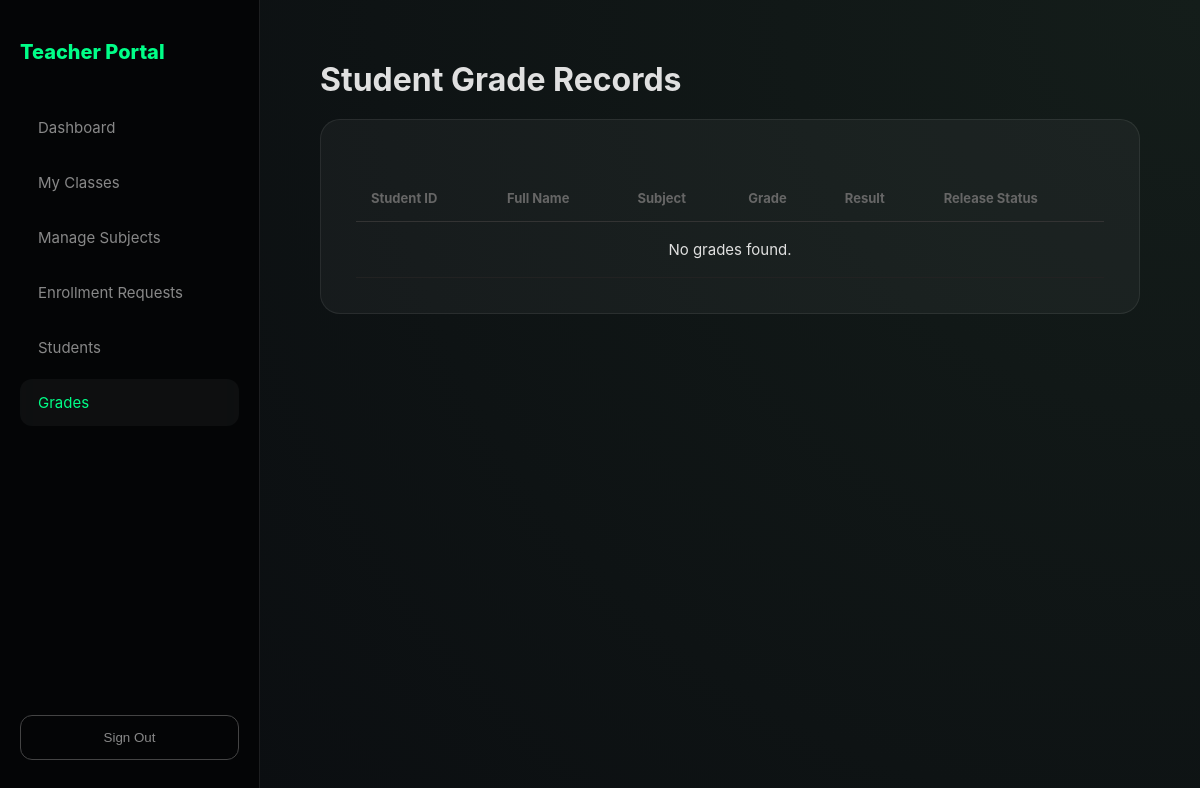
/tc/grades.php (signed in), run on an earlier commit of the app's database.
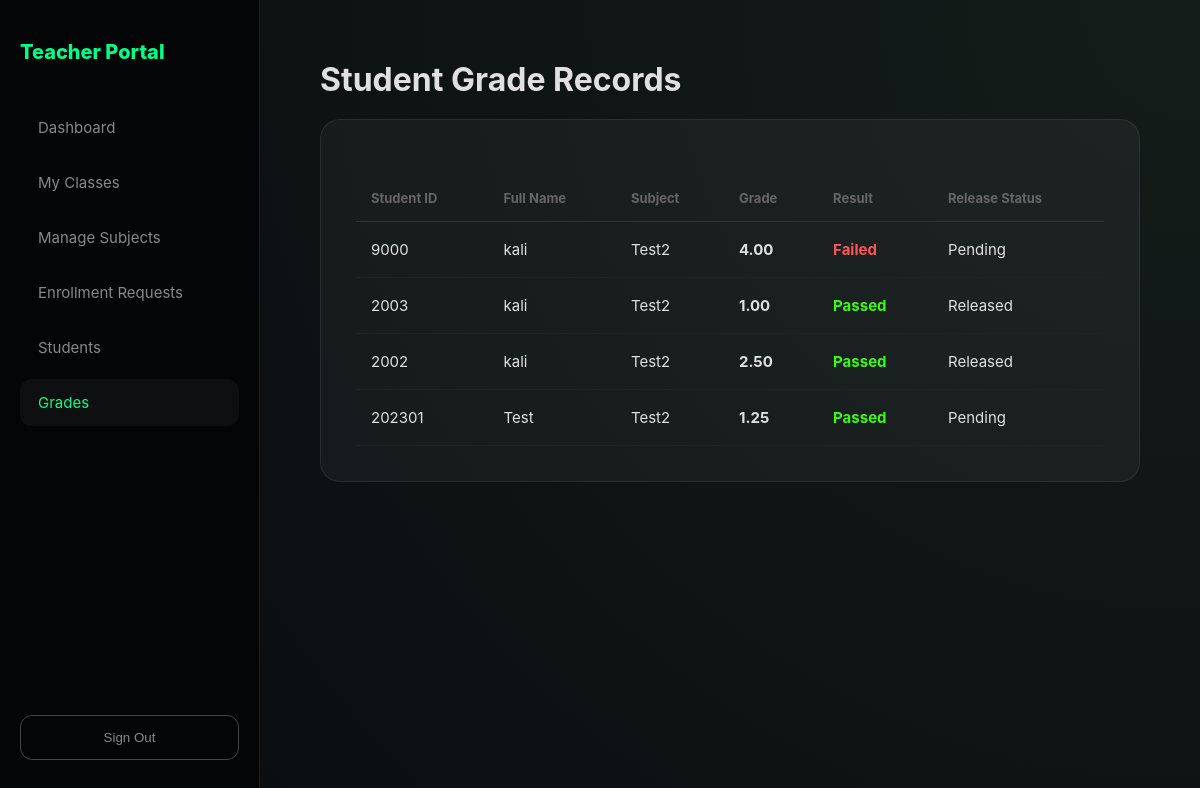
And on a later commit of the database.
### tables this page shows
CREATE TABLE `grades` (
  `id` int(11) NOT NULL,
  `student_id` varchar(50) DEFAULT NULL,
  `subject_id` int(11) DEFAULT NULL,
  `teacher_id` int(11) DEFAULT NULL,
  `grade` decimal(5,2) DEFAULT NULL,
  `status` enum('Released','Rejected','Pending') NOT NULL,
  `grade_status` enum('Passed','Failed') DEFAULT NULL,
  `created_at` timestamp NOT NULL DEFAULT current_timestamp()
);

CREATE TABLE `users` (
  `id` int(11) NOT NULL,
  `user_id` varchar(50) DEFAULT NULL,
  `email` varchar(255) NOT NULL,
  `fullname` varchar(100) DEFAULT NULL,
  `gender` varchar(255) NOT NULL,
  `role` enum('student','teacher','osas') DEFAULT NULL,
  `password` varchar(255) DEFAULT NULL,
  `status` enum('Active','Inactive') NOT NULL DEFAULT 'Active'
);

CREATE TABLE `subjects` (
  `subject_id` int(11) NOT NULL,
  `subject_code` varchar(20) NOT NULL,
  `subject_name` varchar(100) NOT NULL,
  `teacher_id` int(11) NOT NULL,
  `created_at` timestamp NOT NULL DEFAULT current_timestamp()
);

### tc/grades.php (the view, shortened to what this page needs)
<?php
include '../config/db.php';
$teacher_db_id = $_SESSION['user_id'];
$query = "
    SELECT
        u.user_id AS student_num,
        u.fullname,
        s.subject_name,
        g.grade,
        g.grade_status,
        g.status AS release_status
    FROM grades g
    JOIN users u ON g.student_id = u.user_id
    JOIN subjects s ON g.subject_id = s.subject_id
    WHERE g.teacher_id = ?
    AND g.status != 'Rejected'
    ORDER BY s.subject_name ASC, u.fullname ASC
";
$stmt = $conn->prepare($query);
$stmt->bind_param("i", $teacher_db_id);
$stmt->execute();
$result = $stmt->get_result();
?>
<!DOCTYPE html>
<html lang="en">
<head>
    <link rel="stylesheet" href="/css/style.css">
</head>
<body>
<div class="app-shell">
    <aside class="sidebar">
        <div class="portal-brand">Teacher Portal</div>
        <div class="nav-group">
            <a class="nav-link" href="index.php">Dashboard</a>
            <a class="nav-link" href="my_class.php">My Classes</a>
            <a class="nav-link" href="subjects.php">Manage Subjects</a>
            <a class="nav-link" href="enrollment_requests.php">Enrollment Requests</a>
            <a class="nav-link" href="students.php">Students</a>
            <a class="nav-link active" href="grades.php">Grades</a>
        </div>
        <button class="sign-out-btn" onclick="window.location.href='/assets/logout.php'">Sign Out</button>
    </aside>
    <main class="main-view">
        <div class="container">
            <h1>Student Grade Records</h1>
            <div class="glass-card">
                <table class="modern-table">
                    <thead>
                        <tr>
                            <th>Student ID</th>
                            <th>Full Name</th>
                            <th>Subject</th>
                            <th>Grade</th>
                            <th>Result</th>
                            <th>Release Status</th>
                        </tr>
                    </thead>
                    <tbody>
                        <?php if ($result->num_rows > 0): ?>
                            <?php while ($row = $result->fetch_assoc()): ?>
                                <tr>
                                    <td><?= htmlspecialchars($row['student_num']) ?></td>
                                    <td><?= htmlspecialchars($row['fullname']) ?></td>
                                    <td><?= htmlspecialchars($row['subject_name']) ?></td>
                                    <td style="font-weight: bold;"><?= number_format($row['grade'], 2) ?></td>
                                    <td>
                                        <?php $color = ($row['grade_status'] === 'Passed') ? '#39ff14' : '#ff5555'; ?>
                                        <span style="color: <?= $color ?>; font-weight: bold;">
                                            <?= htmlspecialchars($row['grade_status'] ?? 'N/A') ?>
                                        </span>
                                    </td>
                                    <td>
                                        <span class="status-badge">
                                            <?= htmlspecialchars($row['release_status']) ?>
                                        </span>
                                    </td>
                                </tr>
                            <?php endwhile; ?>
                        <?php else: ?>
                            <tr><td colspan="6" style="text-align:center;">No grades found.</td></tr>
                        <?php endif; ?>
                    </tbody>
                </table>
            </div>
        </div>
    </main>
</div>
</body>
</html>

### css/style.css (style rules this page uses)
:root { --bg-dark: #0b0e11; --card-glass: rgba(255, 255, 255, 0.04); --neon-green: #00ff88; --text-main: #e0e0e0; --sidebar-width: 260px; }
* { box-sizing: border-box; margin: 0; padding: 0; transition: 0.2s ease; }
body { font-family: 'Inter', system-ui, sans-serif; background: var(--bg-dark); color: var(--text-main); height: 100vh; overflow: hidden; }
.app-shell { display: flex; height: 100vh; width: 100vw; }
.sidebar { width: var(--sidebar-width); background: rgba(0, 0, 0, 0.6); backdrop-filter: blur(20px); border-right: 1px solid rgba(255, 255, 255, 0.1); padding: 40px 20px; display: flex; flex-direction: column; flex-shrink: 0; }
.portal-brand { color: var(--neon-green); font-weight: 800; font-size: 20px; margin-bottom: 40px; }
.nav-group { flex-grow: 1; }
.nav-link { color: #888; text-decoration: none; padding: 14px 18px; display: block; border-radius: 12px; margin-bottom: 8px; font-size: 15px; }
.nav-link.active, .nav-link:hover { background: var(--card-glass); color: var(--neon-green); }
.main-view { flex: 1; display: flex; flex-direction: column; overflow-y: auto; background: radial-gradient(circle at top right, #141d1a, #0b0e11); }
.container { padding: 60px; width: 100%; max-width: 1600px; }
.glass-card { background: var(--card-glass); border: 1px solid rgba(255, 255, 255, 0.08); border-radius: 20px; padding: 35px; margin-top: 20px; }
.modern-table { width: 100%; border-collapse: collapse; margin-top: 20px; }
.modern-table th { text-align: left; padding: 15px; color: #666; font-size: 13px; border-bottom: 1px solid #333; }
.modern-table td { padding: 18px 15px; border-bottom: 1px solid #222; font-size: 15px; }
.sign-out-btn { background: transparent; border: 1px solid #444; color: #888; padding: 14px; border-radius: 12px; cursor: pointer; width: 100%; margin-top: auto; }

What changed in the data, as far as the page shows it:
added grades: users.user_id "9000", users.fullname "kali", subject.subject_name "Test2", grade "4.00", grade_status "Failed", status "Pending"
added grades: users.user_id "2003", users.fullname "kali", subject.subject_name "Test2", grade "1.00", grade_status "Passed", status "Released"
added grades: users.user_id "2002", users.fullname "kali", subject.subject_name "Test2", grade "2.50", grade_status "Passed", status "Released"
added grades: users.user_id "202301", users.fullname "Test", subject.subject_name "Test2", grade "1.25", grade_status "Passed", status "Pending"
Also different on the page:
text no longer shown: "No grades found."
